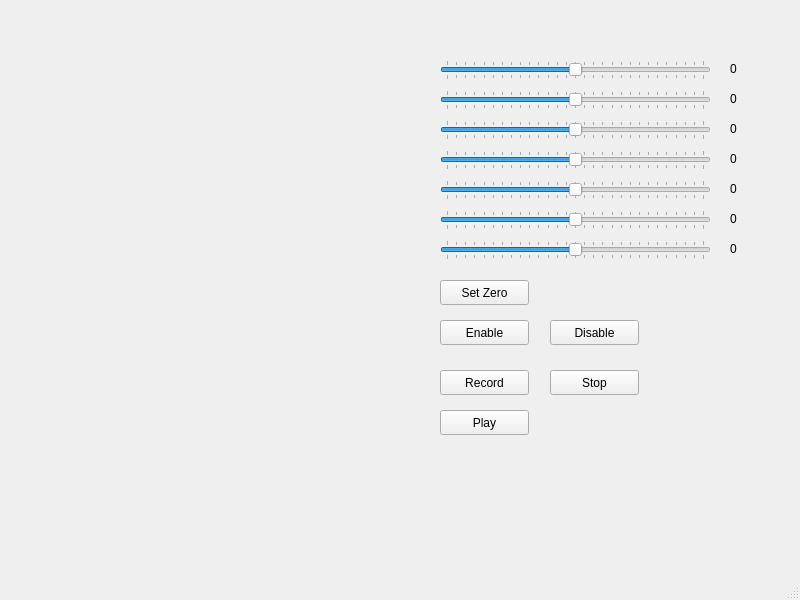
<?xml version="1.0" encoding="UTF-8"?>
<ui version="4.0">
 <class>MainWindow</class>
 <widget class="QMainWindow" name="MainWindow">
  <property name="geometry">
   <rect>
    <x>0</x>
    <y>0</y>
    <width>800</width>
    <height>600</height>
   </rect>
  </property>
  <property name="windowTitle">
   <string>MainWindow</string>
  </property>
  <widget class="QWidget" name="centralwidget">
   <widget class="QSlider" name="sliderj1">
    <property name="geometry">
     <rect>
      <x>440</x>
      <y>60</y>
      <width>271</width>
      <height>20</height>
     </rect>
    </property>
    <property name="minimum">
     <number>-700</number>
    </property>
    <property name="maximum">
     <number>700</number>
    </property>
    <property name="singleStep">
     <number>10</number>
    </property>
    <property name="pageStep">
     <number>50</number>
    </property>
    <property name="tracking">
     <bool>true</bool>
    </property>
    <property name="orientation">
     <enum>Qt::Horizontal</enum>
    </property>
    <property name="invertedAppearance">
     <bool>false</bool>
    </property>
    <property name="invertedControls">
     <bool>false</bool>
    </property>
    <property name="tickPosition">
     <enum>QSlider::TicksBothSides</enum>
    </property>
    <property name="tickInterval">
     <number>50</number>
    </property>
   </widget>
   <widget class="QLabel" name="setj1">
    <property name="geometry">
     <rect>
      <x>730</x>
      <y>60</y>
      <width>31</width>
      <height>17</height>
     </rect>
    </property>
    <property name="text">
     <string>0</string>
    </property>
   </widget>
   <widget class="QPushButton" name="setZero">
    <property name="geometry">
     <rect>
      <x>440</x>
      <y>280</y>
      <width>89</width>
      <height>25</height>
     </rect>
    </property>
    <property name="text">
     <string>Set Zero</string>
    </property>
   </widget>
   <widget class="QPushButton" name="enable">
    <property name="geometry">
     <rect>
      <x>440</x>
      <y>320</y>
      <width>89</width>
      <height>25</height>
     </rect>
    </property>
    <property name="text">
     <string>Enable</string>
    </property>
   </widget>
   <widget class="QPushButton" name="disable">
    <property name="geometry">
     <rect>
      <x>550</x>
      <y>320</y>
      <width>89</width>
      <height>25</height>
     </rect>
    </property>
    <property name="text">
     <string>Disable</string>
    </property>
   </widget>
   <widget class="QPushButton" name="recordStart">
    <property name="geometry">
     <rect>
      <x>440</x>
      <y>370</y>
      <width>89</width>
      <height>25</height>
     </rect>
    </property>
    <property name="text">
     <string>Record</string>
    </property>
   </widget>
   <widget class="QPushButton" name="recordStop">
    <property name="geometry">
     <rect>
      <x>550</x>
      <y>370</y>
      <width>89</width>
      <height>25</height>
     </rect>
    </property>
    <property name="text">
     <string>Stop</string>
    </property>
   </widget>
   <widget class="QPushButton" name="play">
    <property name="geometry">
     <rect>
      <x>440</x>
      <y>410</y>
      <width>89</width>
      <height>25</height>
     </rect>
    </property>
    <property name="text">
     <string>Play</string>
    </property>
   </widget>
   <widget class="QLabel" name="setj2">
    <property name="geometry">
     <rect>
      <x>730</x>
      <y>90</y>
      <width>31</width>
      <height>17</height>
     </rect>
    </property>
    <property name="text">
     <string>0</string>
    </property>
   </widget>
   <widget class="QSlider" name="sliderj2">
    <property name="geometry">
     <rect>
      <x>440</x>
      <y>90</y>
      <width>271</width>
      <height>20</height>
     </rect>
    </property>
    <property name="minimum">
     <number>-700</number>
    </property>
    <property name="maximum">
     <number>700</number>
    </property>
    <property name="singleStep">
     <number>10</number>
    </property>
    <property name="pageStep">
     <number>50</number>
    </property>
    <property name="tracking">
     <bool>true</bool>
    </property>
    <property name="orientation">
     <enum>Qt::Horizontal</enum>
    </property>
    <property name="invertedAppearance">
     <bool>false</bool>
    </property>
    <property name="invertedControls">
     <bool>false</bool>
    </property>
    <property name="tickPosition">
     <enum>QSlider::TicksBothSides</enum>
    </property>
    <property name="tickInterval">
     <number>50</number>
    </property>
   </widget>
   <widget class="QLabel" name="setj3">
    <property name="geometry">
     <rect>
      <x>730</x>
      <y>120</y>
      <width>31</width>
      <height>17</height>
     </rect>
    </property>
    <property name="text">
     <string>0</string>
    </property>
   </widget>
   <widget class="QSlider" name="sliderj3">
    <property name="geometry">
     <rect>
      <x>440</x>
      <y>120</y>
      <width>271</width>
      <height>20</height>
     </rect>
    </property>
    <property name="minimum">
     <number>-700</number>
    </property>
    <property name="maximum">
     <number>700</number>
    </property>
    <property name="singleStep">
     <number>10</number>
    </property>
    <property name="pageStep">
     <number>50</number>
    </property>
    <property name="tracking">
     <bool>true</bool>
    </property>
    <property name="orientation">
     <enum>Qt::Horizontal</enum>
    </property>
    <property name="invertedAppearance">
     <bool>false</bool>
    </property>
    <property name="invertedControls">
     <bool>false</bool>
    </property>
    <property name="tickPosition">
     <enum>QSlider::TicksBothSides</enum>
    </property>
    <property name="tickInterval">
     <number>50</number>
    </property>
   </widget>
   <widget class="QLabel" name="setj4">
    <property name="geometry">
     <rect>
      <x>730</x>
      <y>150</y>
      <width>31</width>
      <height>17</height>
     </rect>
    </property>
    <property name="text">
     <string>0</string>
    </property>
   </widget>
   <widget class="QSlider" name="sliderj4">
    <property name="geometry">
     <rect>
      <x>440</x>
      <y>150</y>
      <width>271</width>
      <height>20</height>
     </rect>
    </property>
    <property name="minimum">
     <number>-700</number>
    </property>
    <property name="maximum">
     <number>700</number>
    </property>
    <property name="singleStep">
     <number>10</number>
    </property>
    <property name="pageStep">
     <number>50</number>
    </property>
    <property name="tracking">
     <bool>true</bool>
    </property>
    <property name="orientation">
     <enum>Qt::Horizontal</enum>
    </property>
    <property name="invertedAppearance">
     <bool>false</bool>
    </property>
    <property name="invertedControls">
     <bool>false</bool>
    </property>
    <property name="tickPosition">
     <enum>QSlider::TicksBothSides</enum>
    </property>
    <property name="tickInterval">
     <number>50</number>
    </property>
   </widget>
   <widget class="QLabel" name="setj5">
    <property name="geometry">
     <rect>
      <x>730</x>
      <y>180</y>
      <width>31</width>
      <height>17</height>
     </rect>
    </property>
    <property name="text">
     <string>0</string>
    </property>
   </widget>
   <widget class="QSlider" name="sliderj5">
    <property name="geometry">
     <rect>
      <x>440</x>
      <y>180</y>
      <width>271</width>
      <height>20</height>
     </rect>
    </property>
    <property name="minimum">
     <number>-700</number>
    </property>
    <property name="maximum">
     <number>700</number>
    </property>
    <property name="singleStep">
     <number>10</number>
    </property>
    <property name="pageStep">
     <number>50</number>
    </property>
    <property name="tracking">
     <bool>true</bool>
    </property>
    <property name="orientation">
     <enum>Qt::Horizontal</enum>
    </property>
    <property name="invertedAppearance">
     <bool>false</bool>
    </property>
    <property name="invertedControls">
     <bool>false</bool>
    </property>
    <property name="tickPosition">
     <enum>QSlider::TicksBothSides</enum>
    </property>
    <property name="tickInterval">
     <number>50</number>
    </property>
   </widget>
   <widget class="QLabel" name="setj6">
    <property name="geometry">
     <rect>
      <x>730</x>
      <y>210</y>
      <width>31</width>
      <height>17</height>
     </rect>
    </property>
    <property name="text">
     <string>0</string>
    </property>
   </widget>
   <widget class="QSlider" name="sliderj6">
    <property name="geometry">
     <rect>
      <x>440</x>
      <y>210</y>
      <width>271</width>
      <height>20</height>
     </rect>
    </property>
    <property name="minimum">
     <number>-700</number>
    </property>
    <property name="maximum">
     <number>700</number>
    </property>
    <property name="singleStep">
     <number>10</number>
    </property>
    <property name="pageStep">
     <number>50</number>
    </property>
    <property name="tracking">
     <bool>true</bool>
    </property>
    <property name="orientation">
     <enum>Qt::Horizontal</enum>
    </property>
    <property name="invertedAppearance">
     <bool>false</bool>
    </property>
    <property name="invertedControls">
     <bool>false</bool>
    </property>
    <property name="tickPosition">
     <enum>QSlider::TicksBothSides</enum>
    </property>
    <property name="tickInterval">
     <number>50</number>
    </property>
   </widget>
   <widget class="QLabel" name="setj7">
    <property name="geometry">
     <rect>
      <x>730</x>
      <y>240</y>
      <width>31</width>
      <height>17</height>
     </rect>
    </property>
    <property name="text">
     <string>0</string>
    </property>
   </widget>
   <widget class="QSlider" name="sliderj7">
    <property name="geometry">
     <rect>
      <x>440</x>
      <y>240</y>
      <width>271</width>
      <height>20</height>
     </rect>
    </property>
    <property name="minimum">
     <number>-700</number>
    </property>
    <property name="maximum">
     <number>700</number>
    </property>
    <property name="singleStep">
     <number>10</number>
    </property>
    <property name="pageStep">
     <number>50</number>
    </property>
    <property name="tracking">
     <bool>true</bool>
    </property>
    <property name="orientation">
     <enum>Qt::Horizontal</enum>
    </property>
    <property name="invertedAppearance">
     <bool>false</bool>
    </property>
    <property name="invertedControls">
     <bool>false</bool>
    </property>
    <property name="tickPosition">
     <enum>QSlider::TicksBothSides</enum>
    </property>
    <property name="tickInterval">
     <number>50</number>
    </property>
   </widget>
  </widget>
  <widget class="QMenuBar" name="menubar">
   <property name="geometry">
    <rect>
     <x>0</x>
     <y>0</y>
     <width>800</width>
     <height>22</height>
    </rect>
   </property>
  </widget>
  <widget class="QStatusBar" name="statusbar"/>
 </widget>
 <resources/>
 <connections>
  <connection>
   <sender>sliderj1</sender>
   <signal>valueChanged(int)</signal>
   <receiver>setj1</receiver>
   <slot>setNum(int)</slot>
   <hints>
    <hint type="sourcelabel">
     <x>575</x>
     <y>91</y>
    </hint>
    <hint type="destinationlabel">
     <x>745</x>
     <y>90</y>
    </hint>
   </hints>
  </connection>
 </connections>
</ui>
